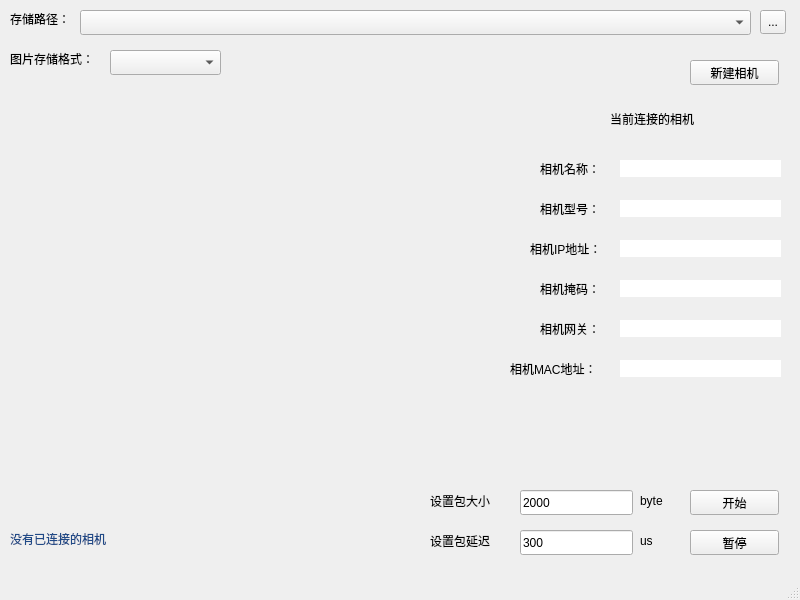
<?xml version="1.0" encoding="UTF-8"?>
<ui version="4.0">
 <class>MainWindow</class>
 <widget class="QMainWindow" name="MainWindow">
  <property name="geometry">
   <rect>
    <x>0</x>
    <y>0</y>
    <width>800</width>
    <height>600</height>
   </rect>
  </property>
  <property name="windowTitle">
   <string>MainWindow</string>
  </property>
  <widget class="QWidget" name="centralwidget">
   <widget class="QPushButton" name="start">
    <property name="geometry">
     <rect>
      <x>690</x>
      <y>490</y>
      <width>89</width>
      <height>25</height>
     </rect>
    </property>
    <property name="text">
     <string>开始</string>
    </property>
   </widget>
   <widget class="QPushButton" name="stop">
    <property name="geometry">
     <rect>
      <x>690</x>
      <y>530</y>
      <width>89</width>
      <height>25</height>
     </rect>
    </property>
    <property name="text">
     <string>暂停</string>
    </property>
   </widget>
   <widget class="QLabel" name="label">
    <property name="geometry">
     <rect>
      <x>10</x>
      <y>10</y>
      <width>67</width>
      <height>17</height>
     </rect>
    </property>
    <property name="text">
     <string>存储路径：</string>
    </property>
   </widget>
   <widget class="QComboBox" name="path_box">
    <property name="geometry">
     <rect>
      <x>80</x>
      <y>10</y>
      <width>671</width>
      <height>25</height>
     </rect>
    </property>
   </widget>
   <widget class="QToolButton" name="toolButton">
    <property name="geometry">
     <rect>
      <x>760</x>
      <y>10</y>
      <width>26</width>
      <height>24</height>
     </rect>
    </property>
    <property name="text">
     <string>...</string>
    </property>
   </widget>
   <widget class="QLabel" name="label_2">
    <property name="geometry">
     <rect>
      <x>10</x>
      <y>50</y>
      <width>101</width>
      <height>17</height>
     </rect>
    </property>
    <property name="text">
     <string>图片存储格式：</string>
    </property>
   </widget>
   <widget class="QComboBox" name="form_box">
    <property name="geometry">
     <rect>
      <x>110</x>
      <y>50</y>
      <width>111</width>
      <height>25</height>
     </rect>
    </property>
   </widget>
   <widget class="QPushButton" name="create">
    <property name="geometry">
     <rect>
      <x>690</x>
      <y>60</y>
      <width>89</width>
      <height>25</height>
     </rect>
    </property>
    <property name="text">
     <string>新建相机</string>
    </property>
   </widget>
   <widget class="QLabel" name="label_3">
    <property name="geometry">
     <rect>
      <x>530</x>
      <y>240</y>
      <width>91</width>
      <height>17</height>
     </rect>
    </property>
    <property name="text">
     <string>相机IP地址：</string>
    </property>
   </widget>
   <widget class="QLabel" name="label_4">
    <property name="geometry">
     <rect>
      <x>540</x>
      <y>280</y>
      <width>71</width>
      <height>17</height>
     </rect>
    </property>
    <property name="text">
     <string>相机掩码：</string>
    </property>
   </widget>
   <widget class="QLabel" name="label_5">
    <property name="geometry">
     <rect>
      <x>540</x>
      <y>320</y>
      <width>71</width>
      <height>17</height>
     </rect>
    </property>
    <property name="text">
     <string>相机网关：</string>
    </property>
   </widget>
   <widget class="QLabel" name="label_6">
    <property name="geometry">
     <rect>
      <x>510</x>
      <y>360</y>
      <width>101</width>
      <height>17</height>
     </rect>
    </property>
    <property name="text">
     <string>相机MAC地址：</string>
    </property>
   </widget>
   <widget class="QLabel" name="label_7">
    <property name="geometry">
     <rect>
      <x>540</x>
      <y>160</y>
      <width>71</width>
      <height>17</height>
     </rect>
    </property>
    <property name="text">
     <string>相机名称：</string>
    </property>
   </widget>
   <widget class="QLabel" name="label_8">
    <property name="geometry">
     <rect>
      <x>540</x>
      <y>200</y>
      <width>71</width>
      <height>17</height>
     </rect>
    </property>
    <property name="text">
     <string>相机型号：</string>
    </property>
   </widget>
   <widget class="QLabel" name="name">
    <property name="geometry">
     <rect>
      <x>620</x>
      <y>160</y>
      <width>161</width>
      <height>17</height>
     </rect>
    </property>
    <property name="styleSheet">
     <string notr="true">background-color: rgb(255, 255, 255);
font: 75 11pt &quot;URW Bookman L&quot;;
color: rgb(0, 0, 0);</string>
    </property>
    <property name="text">
     <string/>
    </property>
    <property name="textInteractionFlags">
     <set>Qt::LinksAccessibleByMouse</set>
    </property>
   </widget>
   <widget class="QLabel" name="type">
    <property name="geometry">
     <rect>
      <x>620</x>
      <y>200</y>
      <width>161</width>
      <height>17</height>
     </rect>
    </property>
    <property name="styleSheet">
     <string notr="true">font: 75 11pt &quot;URW Bookman L&quot;;
color: rgb(0, 0, 0);
background-color: rgb(255, 255, 255);</string>
    </property>
    <property name="text">
     <string/>
    </property>
    <property name="textInteractionFlags">
     <set>Qt::LinksAccessibleByMouse</set>
    </property>
   </widget>
   <widget class="QLabel" name="IP">
    <property name="geometry">
     <rect>
      <x>620</x>
      <y>240</y>
      <width>161</width>
      <height>17</height>
     </rect>
    </property>
    <property name="styleSheet">
     <string notr="true">color: rgb(0, 0, 0);
background-color: rgb(255, 255, 255);
font: 75 11pt &quot;URW Bookman L&quot;;</string>
    </property>
    <property name="text">
     <string/>
    </property>
    <property name="textInteractionFlags">
     <set>Qt::LinksAccessibleByMouse</set>
    </property>
   </widget>
   <widget class="QLabel" name="mask">
    <property name="geometry">
     <rect>
      <x>620</x>
      <y>280</y>
      <width>161</width>
      <height>17</height>
     </rect>
    </property>
    <property name="styleSheet">
     <string notr="true">font: 75 11pt &quot;URW Bookman L&quot;;
color: rgb(0, 0, 0);
background-color: rgb(255, 255, 255);</string>
    </property>
    <property name="text">
     <string/>
    </property>
    <property name="textInteractionFlags">
     <set>Qt::LinksAccessibleByMouse</set>
    </property>
   </widget>
   <widget class="QLabel" name="gate">
    <property name="geometry">
     <rect>
      <x>620</x>
      <y>320</y>
      <width>161</width>
      <height>17</height>
     </rect>
    </property>
    <property name="styleSheet">
     <string notr="true">color: rgb(0, 0, 0);
background-color: rgb(255, 255, 255);
font: 75 11pt &quot;URW Bookman L&quot;;</string>
    </property>
    <property name="text">
     <string/>
    </property>
    <property name="textInteractionFlags">
     <set>Qt::LinksAccessibleByMouse</set>
    </property>
   </widget>
   <widget class="QLabel" name="mac">
    <property name="geometry">
     <rect>
      <x>620</x>
      <y>360</y>
      <width>161</width>
      <height>17</height>
     </rect>
    </property>
    <property name="styleSheet">
     <string notr="true">color: rgb(0, 0, 0);
background-color: rgb(255, 255, 255);
font: 75 11pt &quot;URW Bookman L&quot;;</string>
    </property>
    <property name="text">
     <string/>
    </property>
    <property name="textInteractionFlags">
     <set>Qt::LinksAccessibleByMouse</set>
    </property>
   </widget>
   <widget class="QLabel" name="label_9">
    <property name="geometry">
     <rect>
      <x>610</x>
      <y>110</y>
      <width>111</width>
      <height>17</height>
     </rect>
    </property>
    <property name="text">
     <string>当前连接的相机</string>
    </property>
   </widget>
   <widget class="QLabel" name="tips">
    <property name="geometry">
     <rect>
      <x>10</x>
      <y>530</y>
      <width>361</width>
      <height>17</height>
     </rect>
    </property>
    <property name="styleSheet">
     <string notr="true">color: rgb(32, 74, 135);</string>
    </property>
    <property name="text">
     <string>没有已连接的相机</string>
    </property>
   </widget>
   <widget class="QLineEdit" name="packetsize">
    <property name="geometry">
     <rect>
      <x>520</x>
      <y>490</y>
      <width>113</width>
      <height>25</height>
     </rect>
    </property>
    <property name="text">
     <string>2000</string>
    </property>
   </widget>
   <widget class="QLineEdit" name="packetdelay">
    <property name="geometry">
     <rect>
      <x>520</x>
      <y>530</y>
      <width>113</width>
      <height>25</height>
     </rect>
    </property>
    <property name="text">
     <string>300</string>
    </property>
   </widget>
   <widget class="QLabel" name="label_10">
    <property name="geometry">
     <rect>
      <x>640</x>
      <y>530</y>
      <width>16</width>
      <height>21</height>
     </rect>
    </property>
    <property name="text">
     <string>us</string>
    </property>
   </widget>
   <widget class="QLabel" name="label_11">
    <property name="geometry">
     <rect>
      <x>640</x>
      <y>490</y>
      <width>31</width>
      <height>21</height>
     </rect>
    </property>
    <property name="text">
     <string>byte</string>
    </property>
   </widget>
   <widget class="QLabel" name="label_12">
    <property name="geometry">
     <rect>
      <x>430</x>
      <y>490</y>
      <width>81</width>
      <height>21</height>
     </rect>
    </property>
    <property name="text">
     <string>设置包大小</string>
    </property>
   </widget>
   <widget class="QLabel" name="label_13">
    <property name="geometry">
     <rect>
      <x>430</x>
      <y>530</y>
      <width>81</width>
      <height>21</height>
     </rect>
    </property>
    <property name="text">
     <string>设置包延迟</string>
    </property>
   </widget>
  </widget>
  <widget class="QMenuBar" name="menubar">
   <property name="geometry">
    <rect>
     <x>0</x>
     <y>0</y>
     <width>800</width>
     <height>28</height>
    </rect>
   </property>
  </widget>
  <widget class="QStatusBar" name="statusbar"/>
 </widget>
 <resources/>
 <connections/>
</ui>
